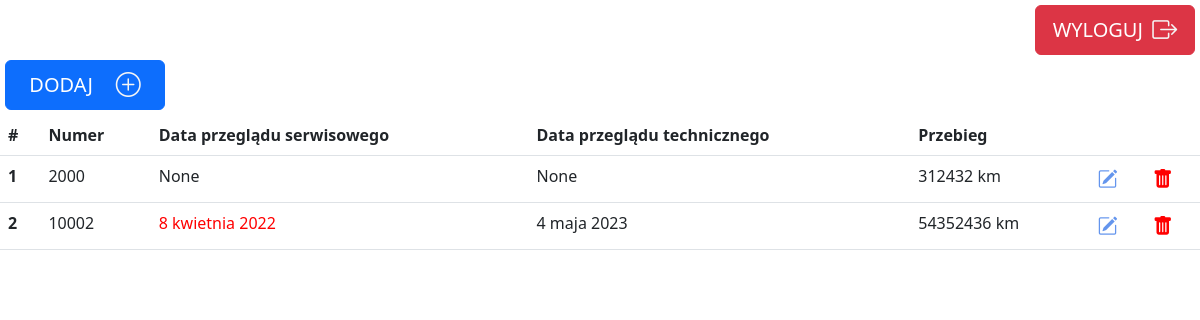
/cars/all/ (signed in), run on an earlier commit of the app's database.
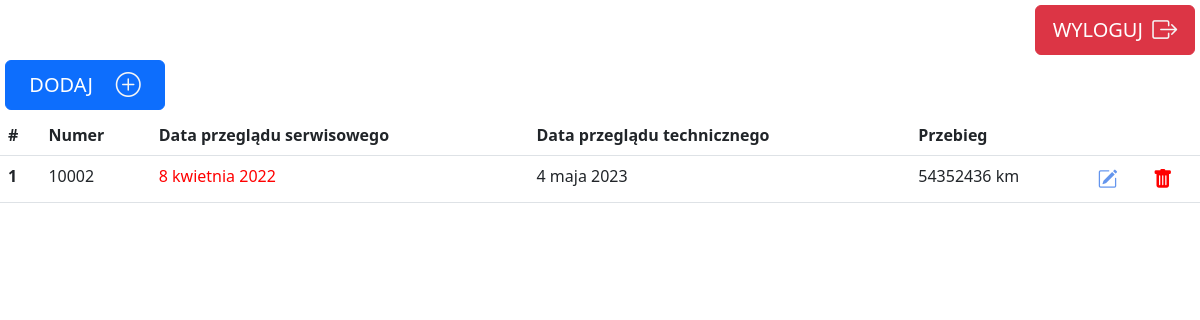
And on a later commit of the database.
### cars/models.py (models this page shows, shortened)
class Cars(models.Model):
    nr_wewnetrzny = models.PositiveSmallIntegerField(null=True, blank=True)
    data_przegladu_technicznego = models.DateField(null=True, blank=True)
    data_przegladu_serwisowego = models.DateField(null=True, blank=True)
    przebieg = models.PositiveIntegerField(default=0)
    rodzaj_silnika_choices = [
        ('PB', 'Benzyna'),
        ('ON', 'Diesel'),
        ('Ele', 'Elektryczny'),
        ('Hybr', 'Hybryda'),
        (' ', ' ')
    ]
    rodzaj_silnika = models.CharField(max_length=4,
                                      choices=rodzaj_silnika_choices,
                                      default='')
    opis = models.TextField(default='', blank=True)

### cars/views.py (the view)
# urls.py: path('all/', cars_response, name='all'),
@login_required()
def cars_response(request):
    all_cars = Cars.objects.all()  # ORM - Object Relational Mapping
    allert1 = date.today() + timedelta(days=30)
    allert2 = date.today()
    return render(request, 'cars.html', {'cars': all_cars,
                                         'range': range(len(all_cars) + 1),
                                         'allert1': allert1,
                                         'allert2': allert2})

### templates/cars.html (shortened to what this page needs)
{% extends 'main.html' %}
{% block page %}
    <div class="add_button">
        <a href="{% url 'add' %}" class="add_button_link">
            <button type="button" class="btn btn-primary header_button_btn">
                 DODAJ <i class="bi bi-plus-circle" style="font-size: 25px; color: whitesmoke;"></i>
            </button>
        </a>
    </div>
    {% if cars|length == 0%}
        <h2>brak wpisów</h2>
    {% else %}
    <table class="table">
        <thead>
            <tr>
                <th scope="col">#</th>
                <th scope="col">Numer</th>
                <th scope="col">Data przeglądu serwisowego</th>
                <th scope="col">Data przeglądu technicznego</th>
                <th scope="col">Przebieg</th>
                <th scope="col"></th>
                <th scope="col"></th>
            </tr>
        </thead>
        <tbody>
        {% for car in cars %}
        <tr>
            <th scope="row">{{ forloop.counter }}</th>
            <td>{{ car.nr_wewnetrzny }}</td>
            {% if car.data_przegladu_serwisowego < allert2  %}
                <td style="color: red">{{ car.data_przegladu_serwisowego }}</td>
            {% elif car.data_przegladu_serwisowego < allert1 %}
                <td style="color: greenyellow">{{ car.data_przegladu_serwisowego }}</td>
            {% else %}
                <td>{{ car.data_przegladu_serwisowego }}</td>
            {% endif %}
            <td>{{ car.data_przegladu_technicznego }}</td>
            <td>{{ car.przebieg }} km</td>
            <td>
                <a href="{% url 'edit' car.id %}">
                    <i class="bi bi-pencil-square" style="font-size: 20px; color: cornflowerblue;"></i>
                </a>
            </td>
            <td>
                <a href="{% url 'del' car.id %}">
                    <i class="bi bi-trash-fill" style="font-size: 20px; color: red;"></i>
                </a>
            </td>
        </tr>
        {% endfor %}
        </tbody>
    </table>
    {%  endif %}
{% endblock %}

What changed in the data, as far as the page shows it:
removed Cars: nr_wewnetrzny "2000", data_przegladu_serwisowego "None", data_przegladu_technicznego "None", przebieg "312432"
